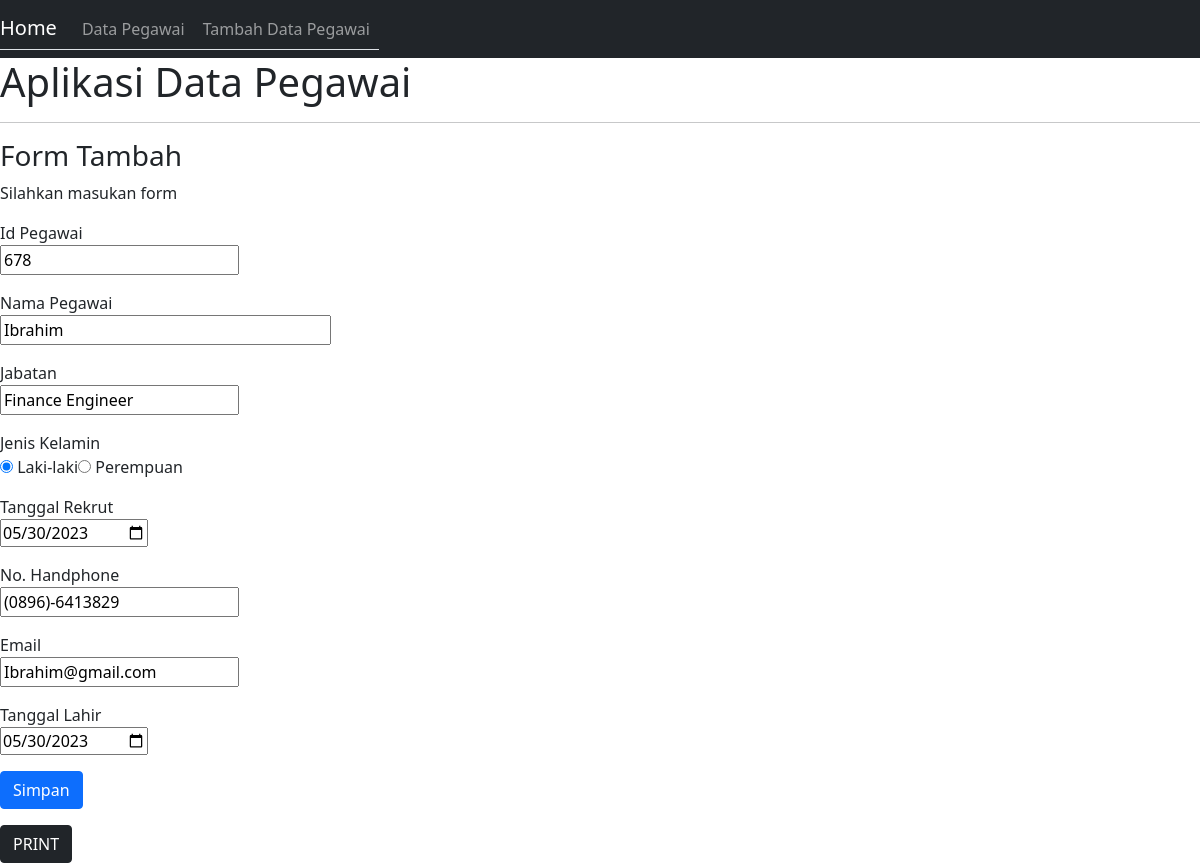
Screenshot of /index.php?file=pegawai&aksi=edit&id=678 with the database file from the repository.
### tables this page shows
CREATE TABLE `pegawai` (
  `id_pegawai` varchar(15) NOT NULL,
  `nama_pegawai` varchar(150) NOT NULL,
  `jabatan` text NOT NULL,
  `jenis_kelamin` enum('L','P') NOT NULL,
  `tanggal_rekrut` date NOT NULL,
  `no_handphone` varchar(15) NOT NULL,
  `email` varchar(30) NOT NULL,
  `tanggal_lahir` date NOT NULL,
  `data_pegawai` varchar(30) NOT NULL
);

### class/Database.php (called while the page is built, shortened)
<?php
class Database {
protected $host='localhost';
protected $user='root';
protected $pass='';
protected $dbname='apl_pegawai';
public function bukaKoneksi(){
$this->mysqli=NEW mysqli($this->host,
$this->user,$this->pass,$this->dbname);
}
}

### class/Pegawai.php (called while the page is built, shortened)
<?php
class Pegawai extends Database {
public function detail($id){
$sql=$this->mysqli->query("SELECT * FROM pegawai WHERE id_pegawai='".$id."'") or die ($this->CekError());
$dataPegawai=$sql->fetch_object();
if(isset($dataPegawai)){
return $dataPegawai;
}
}
}

### pegawai.php (the view, shortened to what this page needs)
<?php
$daftarPegawai=NEW Pegawai;
if($_GET['aksi']=='tampil'){
$html = null;
$html .='<center><h3>Daftar Pegawai</h3></center>';
$html .='<table class="table table-dark" border="1" width="100%">
<thead>
<th>No.</th>
<th>Id Pegawai</th>
<th>Nama Pegawai</th>
<th>Jabatan</th>
<th>Jenis Kelamin</th>
<th>Tanggal Rekrut</th>
<th>No. Handphone</th>
<th>Email</th>
<th>Tanggal Lahir</th>
<th>Aksi</th>
</thead>
<tbody>';
$data = $daftarPegawai->tampil();
$no=null;
if(isset($data)){
foreach($data as $barisPegawai){
$no++;
$html .='<tr>
<td>'.$no.'</td>
<td>'.$barisPegawai->id_pegawai.'</td>
<td>'.$barisPegawai->nama_pegawai.'</td>
<td>'.$barisPegawai->jabatan.'</td>
<td>'.$barisPegawai->jenis_kelamin.'</td>
<td>'.$barisPegawai->tanggal_rekrut.'</td>
<td>'.$barisPegawai->no_handphone.'</td>
<td>'.$barisPegawai->email.'</td>
<td>'.$barisPegawai->tanggal_lahir.'</td>
<td>
<a class="btn btn-success"
href="index.php?file=pegawai&aksi=edit&id='.$barisPegawai->id_pegawai.'">Edit</a>
<a class="btn btn-danger"
href="index.php?file=pegawai&aksi=hapus&id='.$barisPegawai->id_pegawai.'">Hapus</a>
</td>
</tr>';
}
}
$html .='</tbody>
</table>';
echo $html;
}
else if ($_GET['aksi']=='edit') {
$pegawai=$daftarPegawai->detail($_GET['id']);
if($pegawai->jenis_kelamin =='L') { $pilihL='checked'; $pilihP =null; }
else { $pilihL='checked'; $pilihP =null; }
$html =null;
$html .='<h3>Form Tambah</h3>';
$html .='<p>Silahkan masukan form </p>';
$html .='<form method="POST" action="index.php?file=pegawai&aksi=update">';
$html .='<p>Id Pegawai<br/>';
$html .='<input type="text" name="txtId" value="'.$pegawai->id_pegawai.'" placeholder="Masukan Id Pegawai" readonly/></p>';
$html .='<p>Nama Pegawai<br/>';
$html .='<input type="text" name="txtNama"  value="'.$pegawai->nama_pegawai.'"placeholder="Masukan Nama Lengkap" size="30" required/></p>';
$html .='<p>Jabatan<br/>';
$html .='<input type="text" name="txtJabatan"  value="'.$pegawai->jabatan.'"placeholder="Masukan Jabatan" autofocus/></p>';
$html .='<p>Jenis Kelamin<br/>';
$html .='<input type="radio" name="txtJenisKelamin" value="L" '.$pilihL.'> Laki-laki';
$html .='<input type="radio" name="txtJenisKelamin" value="P" '.$pilihP.'> Perempuan</p>';
$html .='<p>Tanggal Rekrut<br/>';
$html .='<input type="date" name="txtTanggalRekrut" value="'.$pegawai->tanggal_rekrut.'" required/></p>';
$html .='<p>No. Handphone<br/>';
$html .='<input type="text" name="txtNoHandphone"  value="'.$pegawai->no_handphone.'" placeholder="Masukan Nomor" autofocus/></p>';
$html .='<p>Email<br/>';
$html .='<input type="text" name="txtEmail"  value="'.$pegawai->email.'" placeholder="Masukan Email" autofocus/></p>';
$html .='<p>Tanggal Lahir<br/>';
$html .='<input type="date" name="txtTanggalLahir" value="'.$pegawai->tanggal_lahir.'" required/></p>';
$html .='<p><input type="submit" class="btn btn-primary" name="tombolSimpan" value="Simpan"/></p>';
$html .='</form>';
echo $html;
}
?>

### rows the page displays
pegawai: txtId "678", txtNama "Ibrahim", txtJabatan "Finance Engineer", txtTanggalRekrut "05/30/2023", txtNoHandphone "(0896)-6413829", txtEmail "Ibrahim@gmail.com", txtTanggalLahir "05/30/2023"
